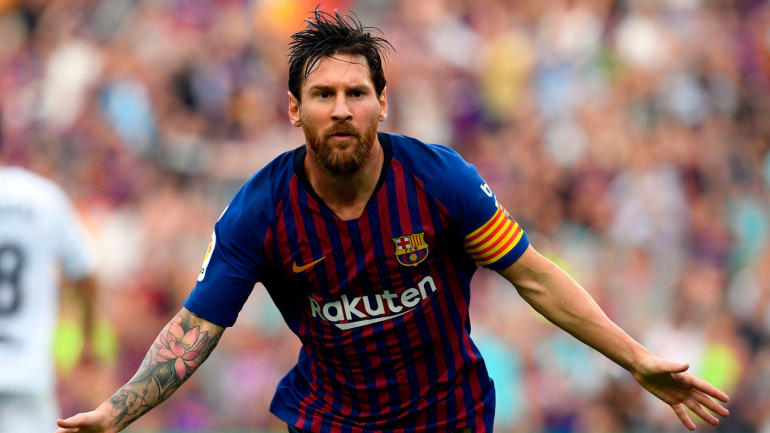
#> input picture OpenCV/messi.jpg, 770 x 433 px
$ jupyter execute BasicOperations.ipynb   (shell and % lines are left out)
#> lines starting #> are read from the running program, lines starting #| are printed output that depends on the picture; after the words box and inside, x2 and y2 are one past the last pixel; in counts of white or black regions, pixels touching at a corner belong together
[cell 1]
import numpy as np
import cv2 as cv
import matplotlib.pyplot as plt

[cell 2]
img = cv.imread("messi.jpg")
#> img is the input picture: shape (433, 770, 3); mean B, G, R 110.5, 113.6, 141.6

[cell 3]
px = img[100,100]
#> px = [142, 126, 127]
print(px)
#| [142 126 127]

[cell 4]
blue = img[100, 100, 0]
#> blue = 142
print(blue)
#| 142

#### Accessing red values

[cell 5]
img.item(10, 10, 2)
#> Out = 136

[cell 6]
img.itemset((10, 10, 2), 100)
#> img: shape (433, 770, 3); under 0.01% of pixels changed, all inside (x1, y1, x2, y2) = (10, 10, 11, 11)
img.item(10, 10, 2)
#> Out = 100

### Accessing image properties

[cell 7]
print("Shape of the image {}".format(img.shape))
#| Shape of the image (433, 770, 3)
print("Size of the image {}".format(img.size))
#| Size of the image 1000230
print(img.dtype)
#| uint8

### Image ROI

[cell 8]
region = img[300:200, 323:323]
#> region = empty array
print(region)

### Splitting and merging image channels

[cell 9]
blue, green, red = cv.split(img)
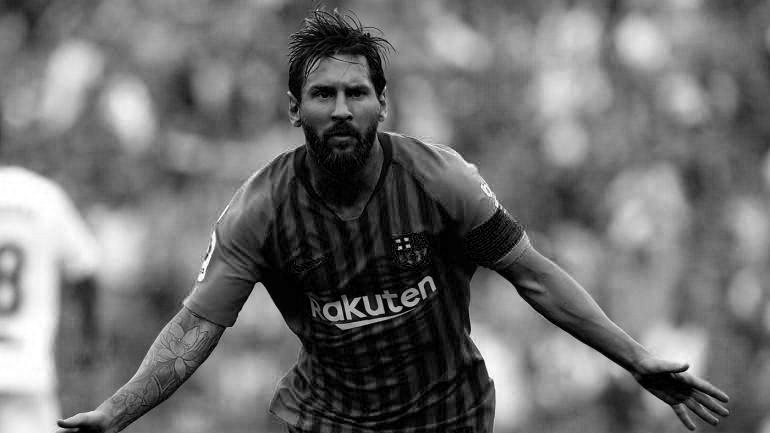
#> blue: shape (433, 770); min 0, max 255, mean 110.5
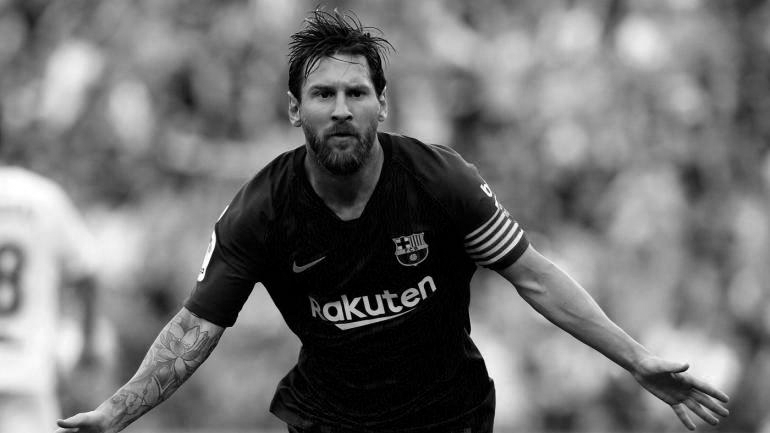
#> green: shape (433, 770); min 0, max 255, mean 113.6
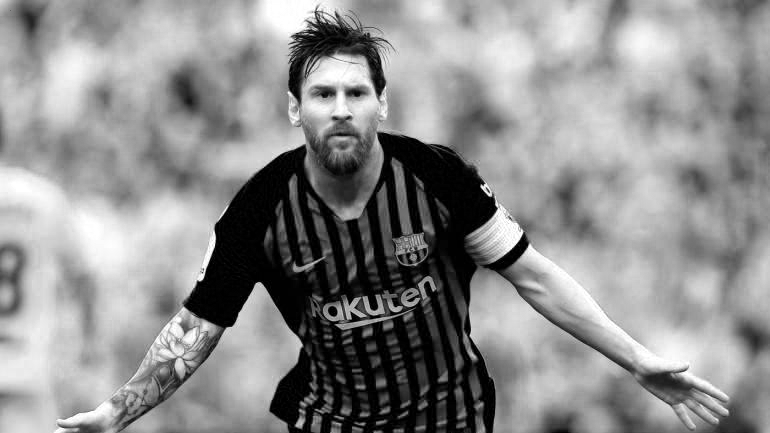
#> red: shape (433, 770); min 0, max 255, mean 141.6
plt.imshow(blue)
#plt.imshow(green)
#plt.imshow(red)
